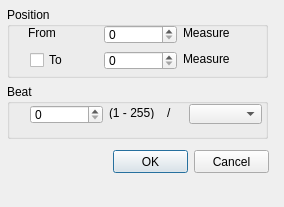
<?xml version="1.0" encoding="UTF-8"?>
<ui version="4.0">
 <class>FormBeatConfigUiImpl</class>
 <widget class="QDialog" name="FormBeatConfigUiImpl">
  <property name="geometry">
   <rect>
    <x>0</x>
    <y>0</y>
    <width>284</width>
    <height>207</height>
   </rect>
  </property>
  <property name="windowTitle">
   <string>Dialog</string>
  </property>
  <widget class="QGroupBox" name="groupPosition">
   <property name="geometry">
    <rect>
     <x>7</x>
     <y>7</y>
     <width>261</width>
     <height>71</height>
    </rect>
   </property>
   <property name="title">
    <string>Position</string>
   </property>
   <widget class="QLabel" name="lblStart">
    <property name="geometry">
     <rect>
      <x>21</x>
      <y>20</y>
      <width>46</width>
      <height>12</height>
     </rect>
    </property>
    <property name="text">
     <string>From</string>
    </property>
   </widget>
   <widget class="QLabel" name="lblBar1">
    <property name="geometry">
     <rect>
      <x>176</x>
      <y>20</y>
      <width>48</width>
      <height>12</height>
     </rect>
    </property>
    <property name="text">
     <string>Measure</string>
    </property>
   </widget>
   <widget class="QLabel" name="lblBar2">
    <property name="geometry">
     <rect>
      <x>176</x>
      <y>46</y>
      <width>48</width>
      <height>12</height>
     </rect>
    </property>
    <property name="text">
     <string>Measure</string>
    </property>
   </widget>
   <widget class="QSpinBox" name="numStart">
    <property name="geometry">
     <rect>
      <x>97</x>
      <y>18</y>
      <width>73</width>
      <height>19</height>
     </rect>
    </property>
   </widget>
   <widget class="QSpinBox" name="numEnd">
    <property name="geometry">
     <rect>
      <x>97</x>
      <y>44</y>
      <width>73</width>
      <height>19</height>
     </rect>
    </property>
   </widget>
   <widget class="QCheckBox" name="chkEnd">
    <property name="geometry">
     <rect>
      <x>23</x>
      <y>45</y>
      <width>52</width>
      <height>16</height>
     </rect>
    </property>
    <property name="text">
     <string>To</string>
    </property>
   </widget>
  </widget>
  <widget class="QGroupBox" name="groupBeat">
   <property name="geometry">
    <rect>
     <x>7</x>
     <y>84</y>
     <width>261</width>
     <height>55</height>
    </rect>
   </property>
   <property name="title">
    <string>Beat</string>
   </property>
   <widget class="QLabel" name="label1">
    <property name="geometry">
     <rect>
      <x>102</x>
      <y>23</y>
      <width>51</width>
      <height>12</height>
     </rect>
    </property>
    <property name="text">
     <string>(1 - 255)</string>
    </property>
   </widget>
   <widget class="QLabel" name="label2">
    <property name="geometry">
     <rect>
      <x>160</x>
      <y>23</y>
      <width>11</width>
      <height>12</height>
     </rect>
    </property>
    <property name="text">
     <string>/</string>
    </property>
   </widget>
   <widget class="QSpinBox" name="numNumerator">
    <property name="geometry">
     <rect>
      <x>23</x>
      <y>21</y>
      <width>73</width>
      <height>19</height>
     </rect>
    </property>
   </widget>
   <widget class="QComboBox" name="comboDenominator">
    <property name="geometry">
     <rect>
      <x>182</x>
      <y>20</y>
      <width>73</width>
      <height>20</height>
     </rect>
    </property>
   </widget>
  </widget>
  <widget class="QPushButton" name="btnOK">
   <property name="geometry">
    <rect>
     <x>113</x>
     <y>150</y>
     <width>75</width>
     <height>23</height>
    </rect>
   </property>
   <property name="text">
    <string>OK</string>
   </property>
  </widget>
  <widget class="QPushButton" name="btnCancel">
   <property name="geometry">
    <rect>
     <x>194</x>
     <y>150</y>
     <width>75</width>
     <height>23</height>
    </rect>
   </property>
   <property name="text">
    <string>Cancel</string>
   </property>
  </widget>
 </widget>
 <resources/>
 <connections/>
</ui>
